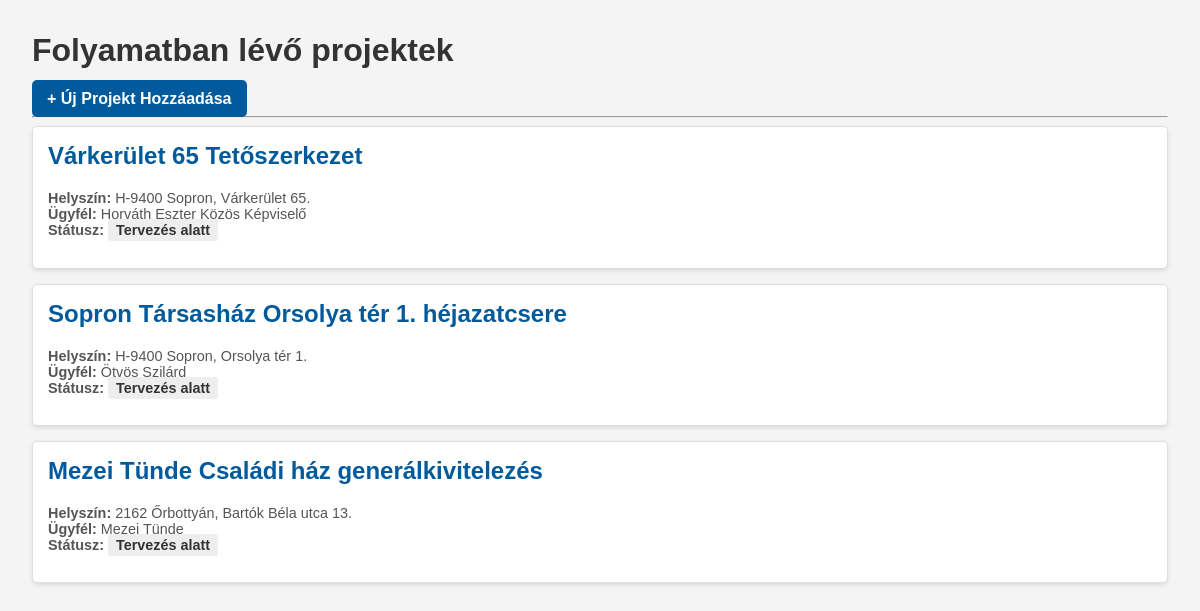
The page / on the database its author committed.
### projects/models.py (models this page shows, shortened)
class Project(models.Model):
    STATUS_CHOICES = [
        ('TERVEZES', 'Tervezés alatt'), ('FOLYAMATBAN', 'Folyamatban'), ('BEFEJEZETT', 'Befejezett'),
        ('LEZART', 'Lezárt (Pénzügyileg is)'), ('TORLES_KERELEM', 'Törlés Kérelmezve'),
    ]
    name = models.CharField(max_length=200, verbose_name="Projekt neve")
    location = models.CharField(max_length=255, verbose_name="Helyszín (cím)")
    client = models.CharField(max_length=150, verbose_name="Ügyfél neve", blank=True)
    start_date = models.DateField(verbose_name="Kezdés dátuma", null=True, blank=True)
    end_date = models.DateField(verbose_name="Tervezett befejezés", null=True, blank=True)
    status = models.CharField(max_length=20, choices=STATUS_CHOICES, default='TERVEZES', verbose_name="Státusz")
    budget = models.DecimalField(max_digits=12, decimal_places=2, verbose_name="Költségvetés (Ft)", null=True,
                                 blank=True)
    hourly_rate = models.DecimalField(max_digits=10, decimal_places=2, verbose_name="Rezsíóabér (Ft/óra)", default=5000)
    vat_rate = models.DecimalField(max_digits=5, decimal_places=2, verbose_name="ÁFA kulcs (%)", default=27.00)
    hours_per_day = models.DecimalField(max_digits=4, decimal_places=2, verbose_name="Tervezett munkaóra / nap",
                                        default=8.00)
    class Meta:
        verbose_name = "Projekt"
        verbose_name_plural = "Projektek"

### projects/views.py (the view)
# urls.py: path('', views.project_list, name='project-list'),
def project_list(request):
    projects = Project.objects.exclude(status='TORLES_KERELEM').order_by('start_date')
    context = {'projects_key': projects}
    return render(request, 'projects/project_list.html', context)

### projects/templates/projects/project_list.html (shortened to what this page needs)
<!DOCTYPE html>
<html lang="hu">
<head>
</head>
<body>
    <h1>Folyamatban lévő projektek</h1>
    <a href="{% url 'project-create' %}" style="
        background-color: #005a9c;
        color: white;
        padding: 10px 15px;
        text-decoration: none;
        border-radius: 5px;
        font-weight: bold;
    ">
        + Új Projekt Hozzáadása
    </a>
    <hr>
    {% for p in projects_key %}
        <div class="project-card">
            <h2><a href="{% url 'project-detail' p.id %}">{{ p.name }}</a></h2>
            <p class="meta">
                <strong>Helyszín:</strong> {{ p.location }} <br>
                <strong>Ügyfél:</strong> {{ p.client }} <br>
                <strong>Státusz:</strong>
                <span class="status">{{ p.get_status_display }}</span>
            </p>
        </div>
    {% empty %}
        <p>Jelenleg nincsenek rögzített projektek.</p>
    {% endfor %}
</body>
</html>

### projects/templates/projects/project_list.html (style rules this page uses)
body { font-family: sans-serif; margin: 2em; background-color: #f4f4f4; }
h1 { color: #333; }
.project-card { background-color: #fff; border: 1px solid #ddd; border-radius: 5px; padding: 15px; margin-bottom: 15px; box-shadow: 0 2px 4px rgba(0,0,0,0.1); }
.project-card h2 { margin-top: 0; }
.project-card h2 a { color: #005a9c; text-decoration: none; font-weight: bold; }
.meta { font-size: 0.9em; color: #555; }
.status { font-weight: bold; padding: 3px 8px; border-radius: 3px; background-color: #eee; color: #333; }

### rows shown on the page
Project: name "Várkerület 65 Tetőszerkezet", location "H-9400 Sopron, Várkerület 65.", client "Horváth Eszter Közös Képviselő", status "Tervezés alatt"
Project: name "Sopron Társasház Orsolya tér 1. héjazatcsere", location "H-9400 Sopron, Orsolya tér 1.", client "Ötvös Szilárd", status "Tervezés alatt"
Project: name "Mezei Tünde Családi ház generálkivitelezés", location "2162 Őrbottyán, Bartók Béla utca 13.", client "Mezei Tünde", status "Tervezés alatt"
